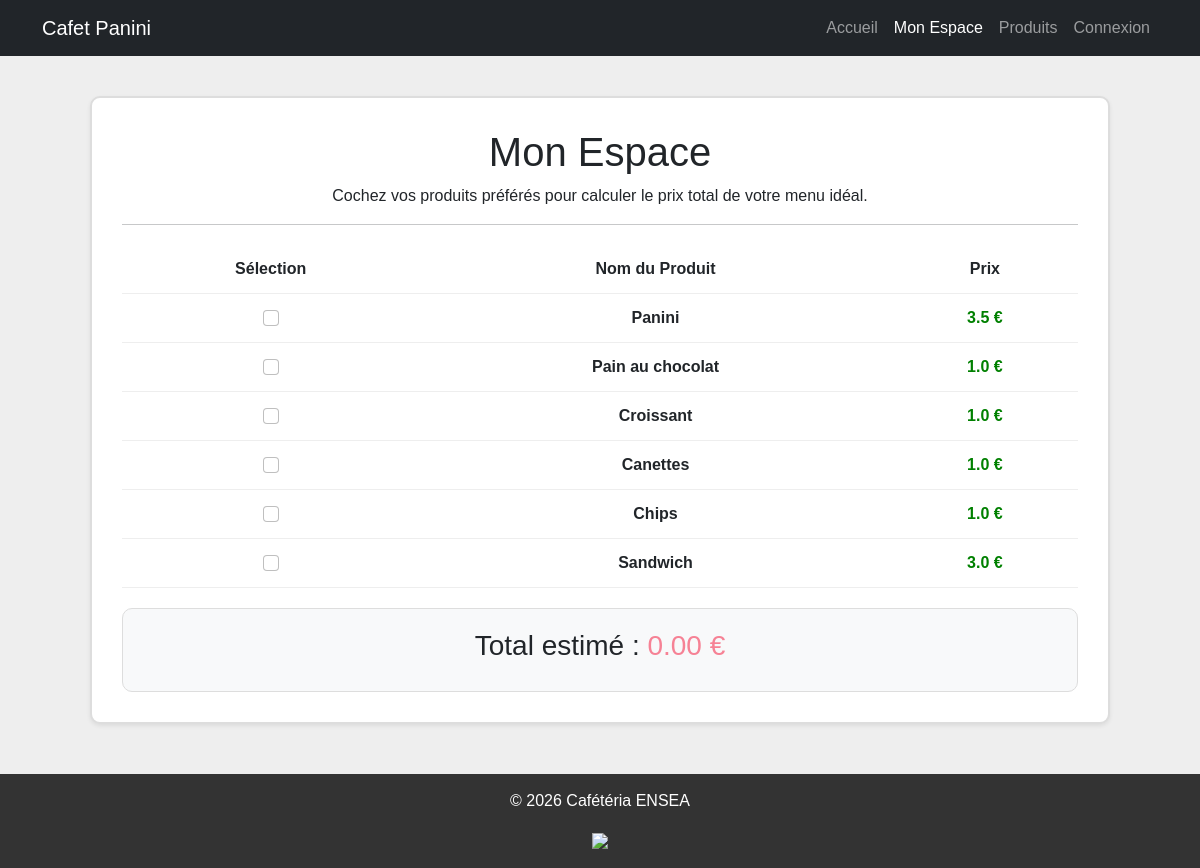
The app's page /students/, older data.
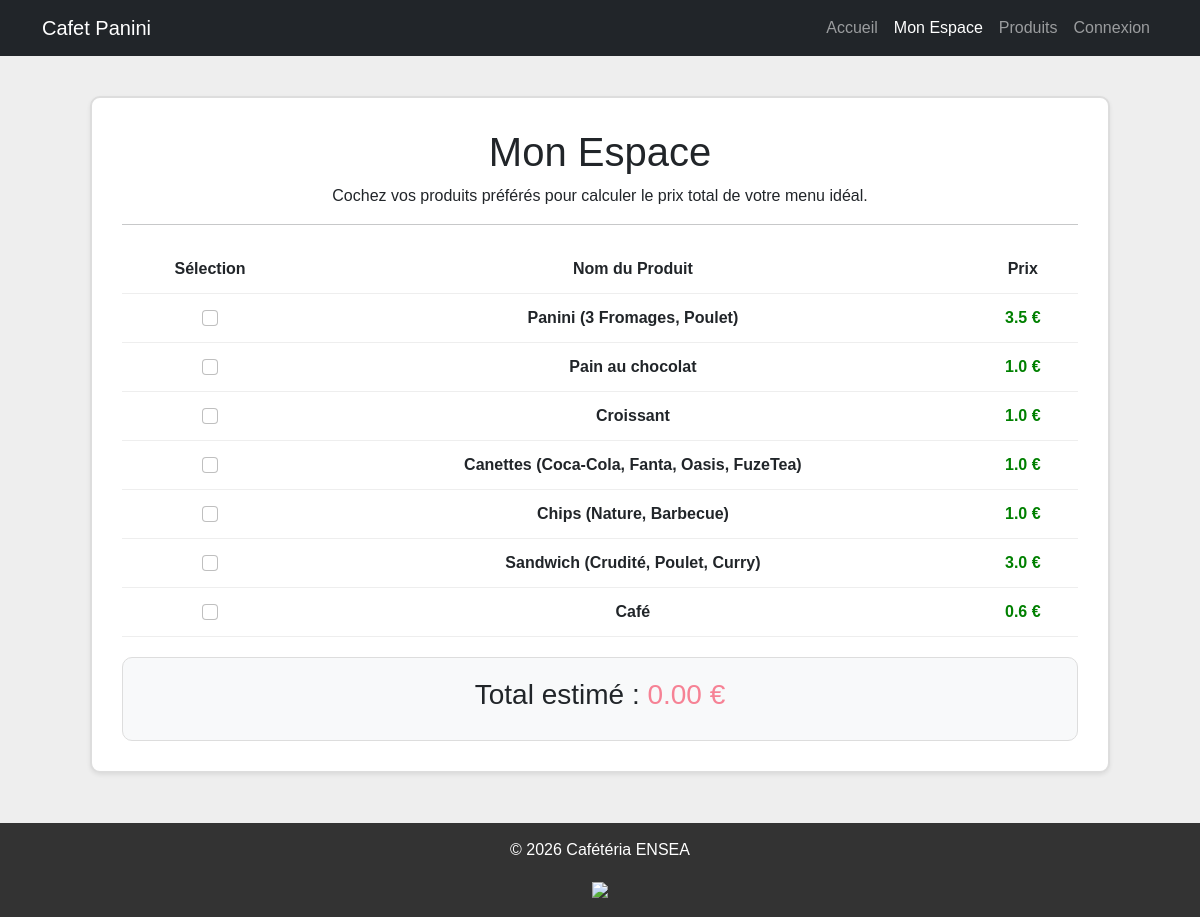
The same page, newer data.
### cafeteria_app/models.py (models this page shows)
class Product (models.Model):
    name = models.CharField(max_length=100)
    price = models.FloatField()
    available = models.BooleanField()

### cafeteria_app/views.py (the view)
# urls.py: path('students/', views.student_list, name='students'),
def student_list(request):
    products = Product.objects.all()
    return render(request, 'student_form.html', {'products': products})

### cafeteria_app/templates/student_form.html (shortened to what this page needs)
<!DOCTYPE html>
<html lang="fr">
<head>
    <link href="https://cdn.jsdelivr.net/npm/bootstrap@5.2.3/dist/css/bootstrap.min.css" rel="stylesheet" />
</head>
<body>
    {% load static %}
    <nav class="navbar navbar-expand-lg navbar-dark bg-dark">
        <div class="container">
            <a class="navbar-brand" href="#">Cafet Panini</a>
            <div class="navbar-nav">
                <a class="nav-link" href="{% url 'home' %}">Accueil</a>
                <a class="nav-link active" href="{% url 'students' %}">Mon Espace</a>
                <a class="nav-link" href="{% url 'products' %}">Produits</a>
                {% if user.is_authenticated %}
                    <span class="nav-link" style="color: pink;">Bonjour {{ user.username }} !</span>
                    <a class="nav-link" href="{% url 'cas_ng_logout' %}">Déconnexion</a>
                {% else %}
                    <a class="nav-link" href="{% url 'cas_ng_login' %}">Connexion</a>
                {% endif %}
            </div>
        </div>
    </nav>
    <div class="mon-bloc-blanc shadow-sm">
        <h1>Mon Espace</h1>
        <p>Cochez vos produits préférés pour calculer le prix total de votre menu idéal.</p>
        <hr>
        <table class="table-stylee">
            <thead>
                <tr>
                    <th>Sélection</th>
                    <th>Nom du Produit</th>
                    <th>Prix</th>
                </tr>
            </thead>
            <tbody>
                {% for product in products %}
                <tr>
                    <td>
                        <input type="checkbox"
                               class="form-check-input product-check"
                               data-price="{{ product.price }}"
                               onchange="calculerTotal()">
                    </td>
                    <td><b>{{ product.name }}</b></td>
                    <td style="color: green; font-weight: bold;">{{ product.price }} €</td>
                </tr>
                {% empty %}
                <tr>
                    <td colspan="3">Désolé, aucun produit n'est disponible pour le moment.</td>
                </tr>
                {% endfor %}
            </tbody>
        </table>
        <div class="total-section">
            <h3>Total estimé : <span id="total-affichage" style="color: rgb(246, 130, 149);">0.00 €</span></h3>
        </div>
    </div>
    <div class="mon-footer text-center">
        <p>© 2026 Cafétéria ENSEA</p>
        <img src="https://i.postimg.cc/zGvbZwdw/logo-ensea.png" width="40">
    </div>
</body>
</html>

Row changes from the older to the newer data that the page shows:
changed Product: name "Panini" → "Panini (3 Fromages, Poulet)"
changed Product: name "Canettes" → "Canettes (Coca-Cola, Fanta, Oasis, FuzeTea)"
changed Product: name "Chips" → "Chips (Nature, Barbecue)"
changed Product: name "Sandwich" → "Sandwich (Crudité, Poulet, Curry)"
added Product: name "Café", price "0.6"
